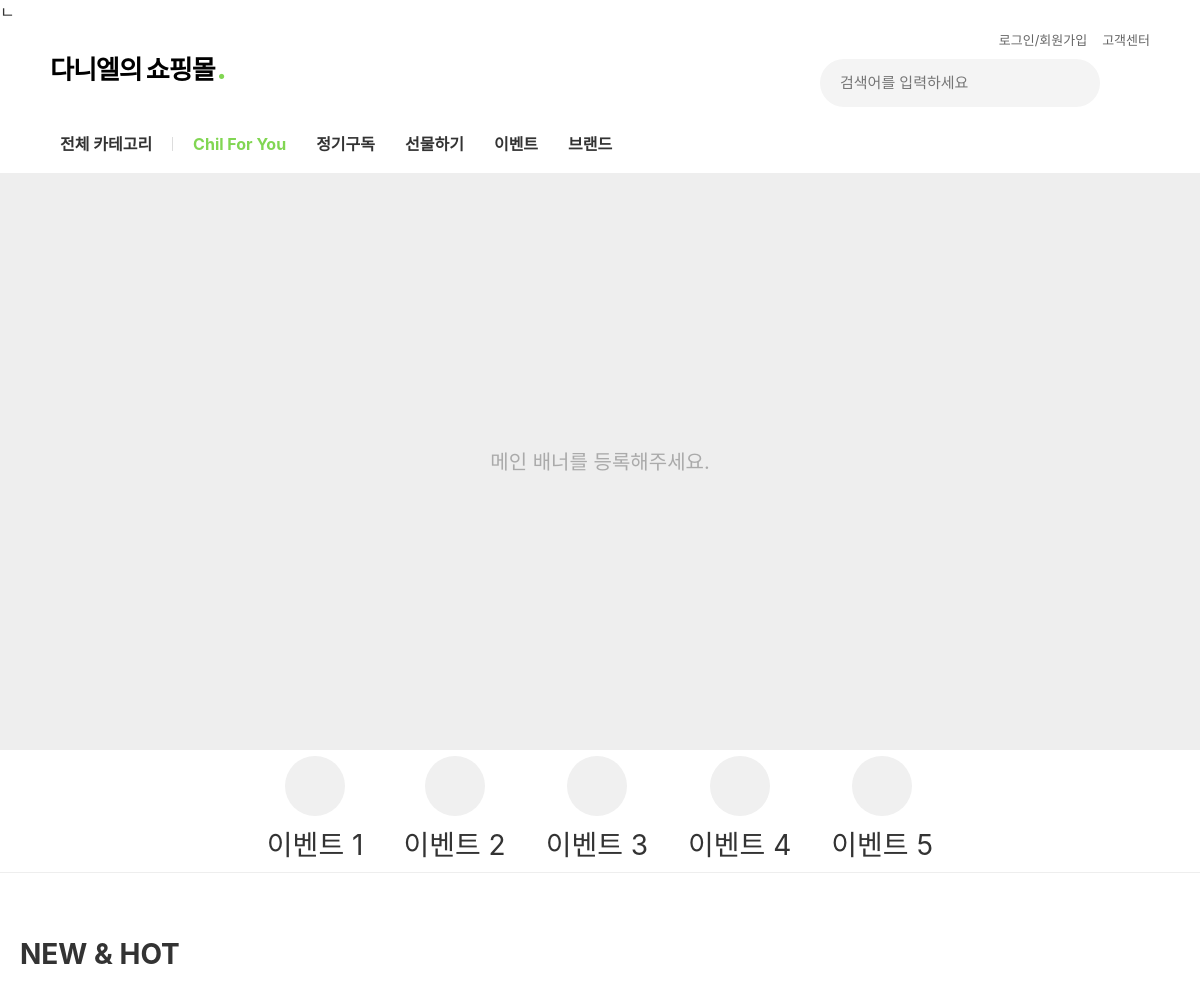
Before: / (upper part) with the older database file.
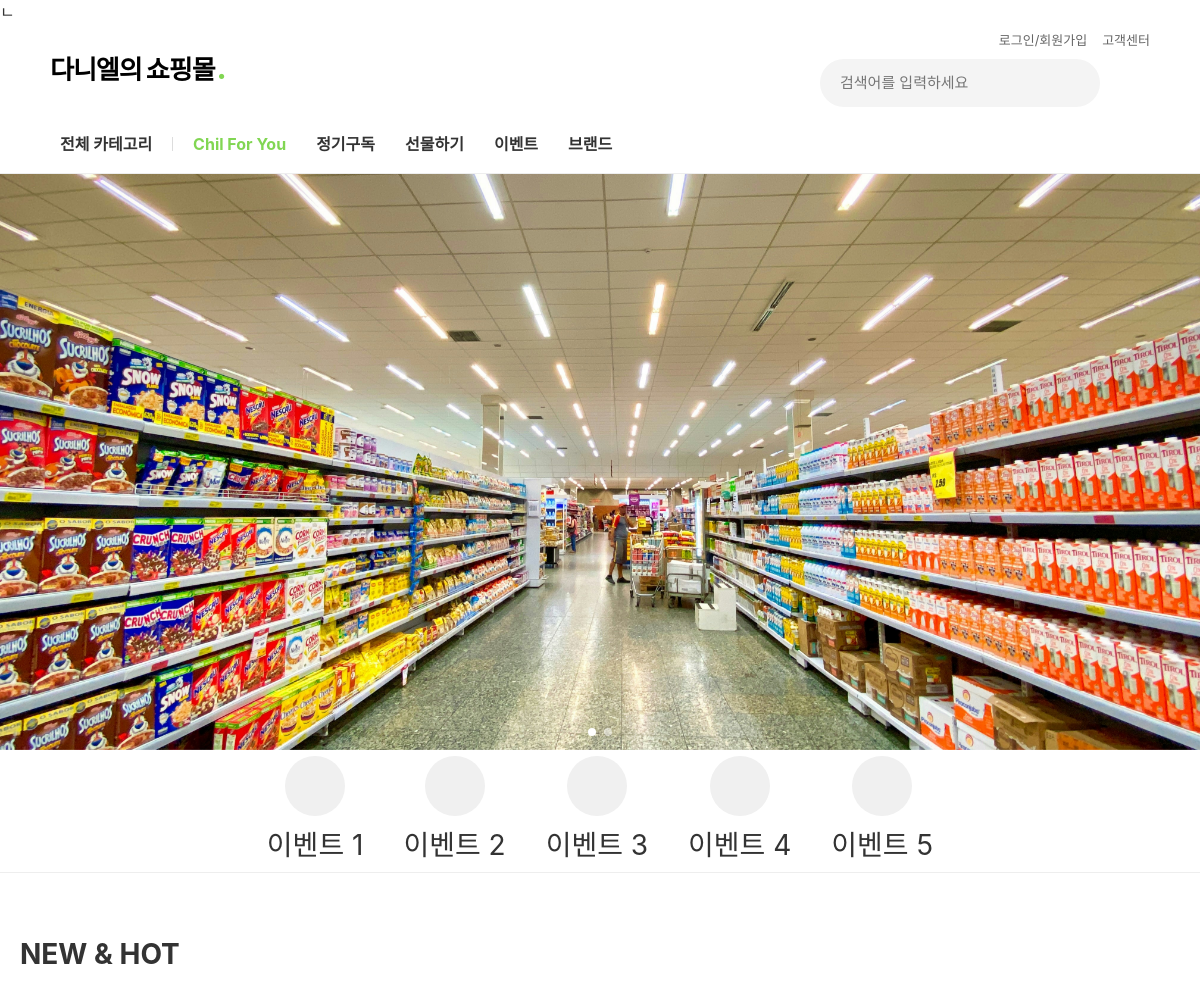
After: the same page with the newer database file.
### shop/models.py (models this page shows, shortened)
class MainBanner(models.Model):
    LOCATION_CHOICES = [
        ('TOP', '최상단 메인 배너 (1920x576)'),
        ('BOTTOM', '최하단 배너 (1920x480)'),
        ('NEWHOT', 'NEW & HOT 메인 (572x336)'),
    ]
    location = models.CharField(max_length=10, choices=LOCATION_CHOICES, default='TOP')
    image = models.ImageField(upload_to='banners/')
    title = models.CharField(max_length=100, blank=True)
    link_url = models.URLField(blank=True, help_text="클릭 시 이동할 주소")
    is_active = models.BooleanField(default=True)

### shop/views.py (the view)
# urls.py: path("", main_view, name="main")
def main_view(request):
    top_banners = MainBanner.objects.filter(location="TOP", is_active=True).order_by('-id')
    new_hot_banner = MainBanner.objects.filter(location='NEWHOT', is_active=True).last()
    new_hot_products = Product.objects.filter(is_hot=True).order_by('-created_at')[:4] # 최대 4개
    best_reviews = Review.objects.all().order_by('-created_at')[:3]
    categories = Category.objects.all()[:6] # 최대 6개
    best_pick_products = Product.objects.annotate(num_reviews=Count('reviews')).order_by('-num_reviews')[:5]
    events = Event.objects.filter(is_active=True).order_by('-start_date')[:2]
    insta_settings = InstagramSettings.objects.first()
    insta_posts = InstagramPost.objects.all()[:3]
    bottom_banner = MainBanner.objects.filter(location='BOTTOM', is_active=True).last()
    context = {
        'top_banners': top_banners,
        'new_hot_banner': new_hot_banner,
        'new_hot_products': new_hot_products,
        'best_reviews': best_reviews,
        'categories': categories,
        'best_pick_products': best_pick_products,
        'events': events,
        'insta_settings': insta_settings,
        'insta_posts': insta_posts,
        'bottom_banner': bottom_banner,
    }
    return render(request, 'shop/main.html', context)

### templates/shop/main.html (shortened to what this page needs)
{% extends 'base.html' %}
{% load static %}
{% block content %}
<section class="main-banner-section swiper mySwiper">
    <div class="swiper-wrapper">
        {% if top_banners %}
            {% for banner in top_banners %}
            <div class="swiper-slide">
                {% if banner.image %}
                    <div class="banner-img" style="background-image: url('{{ banner.image.url }}');"></div>
                {% else %}
                    <div class="banner-placeholder">이미지 없음</div>
                {% endif %}
            </div>
            {% endfor %}
        {% else %}
            <div class="swiper-slide">
                <div class="banner-placeholder">메인 배너를 등록해주세요.</div>
            </div>
        {% endif %}
    </div>
    <div class="swiper-pagination"></div>
</section>
<section class="event-icon-bar">
    <div class="icon-container">
        {% for i in "12345" %}
        <div class="icon-item">
            <div class="icon-circle"></div>
            <span>이벤트 {{ forloop.counter }}</span>
        </div>
        {% endfor %}
    </div>
</section>
<section class="section-container new-hot-section">
    <div class="section-title">NEW & HOT</div>
</section>
{% endblock %}

### templates/base.html (shortened to what this page needs)
{% load static %}
<!DOCTYPE html>
<html lang="ko">
<head>
    <link rel="stylesheet" as="style" crossorigin href="https://cdn.jsdelivr.net/gh/orioncactus/pretendard@v1.3.8/dist/web/static/pretendard.css" />ㄴ
    <link rel="stylesheet" href="https://cdn.jsdelivr.net/npm/swiper@11/swiper-bundle.min.css" />
    <link rel="stylesheet" href="{% static 'css/style.css' %}">
</head>
<body>
    {% include 'components/navbar.html' %}
    <main style="padding-bottom: 60px;">
        {% block content %}
        {% endblock %}
    </main>
</body>
</html>

### templates/components/navbar.html (shortened to what this page needs)
{% load static %}
<header class="header-top layout-container">
    <a href="{% url 'main' %}" class="logo">
        다니엘의 쇼핑몰<span class="green">.</span>
    </a>
    <div class="right-box">
        <div class="top-links">
            <a href="#">로그인/회원가입</a>
            <a href="#">고객센터</a>
        </div>
        <div class="bottom-actions">
            <div class="search-container">
                <div class="search-bar">
                    <input type="text" placeholder="검색어를 입력하세요">
                </div>
            </div>
        </div>
    </div>
</header>
<nav class="gnb-area layout-container">
    <div class="category-btn">
        전체 카테고리
    </div>
    <ul class="menu-list">
        <li class="menu-item chil">Chil For You</li>
        <li class="menu-item">정기구독</li>
        <li class="menu-item">선물하기</li>
        <li class="menu-item">이벤트</li>
        <li class="menu-item">브랜드</li>
    </ul>
</nav>

### templates/components/footer.html (shortened to what this page needs)
{% load static %}

### static/css/style.css (style rules this page uses)
* { margin: 0; padding: 0; box-sizing: border-box; }
body { font-family: 'Pretendard', -apple-system, BlinkMacSystemFont, system-ui, Roboto, sans-serif; color: #333; overflow-x: hidden; line-height: 1.5; }
a { text-decoration: none; color: inherit; }
ul, li { list-style: none; }
.layout-container { width: 100%; max-width: 1920px; margin: 0 auto; padding-left: 148.5px; padding-right: 148.5px; transition: padding 0.3s ease; }
.header-top { height: 90px; display: flex; justify-content: space-between; align-items: center; }
.logo { font-size: 26px; font-weight: 900; letter-spacing: -1px; color: #000; white-space: nowrap; flex-shrink: 0; margin-right: 20px; display: flex; align-items: center; }
.logo span.green { color: #81D653; margin-left: 2px; }
.right-box { display: flex; flex-direction: column; justify-content: center; align-items: flex-end; gap: 8px; }
.top-links { display: flex; gap: 15px; font-size: 13px; color: #666; }
.bottom-actions { display: flex; align-items: center; gap: 20px; }
.search-container { position: relative; }
.search-bar { width: 280px; height: 48px; background-color: #f4f4f4; border-radius: 27px; position: relative; }
.search-bar input { width: 100%; height: 100%; border: none; background: transparent; padding-left: 20px; padding-right: 50px; font-size: 15px; outline: none; }
.icon-item { font-size: 28px; cursor: pointer; display: flex; align-items: center; }
.gnb-area { display: flex; align-items: center; height: 60px; background: #fff; border-bottom: 1px solid #eee; position: sticky; top: 0; z-index: 900; }
.category-btn { display: flex; align-items: center; font-weight: bold; font-size: 16px; cursor: pointer; margin-right: 20px; flex-shrink: 0; }
.menu-list { display: flex; gap: 30px; }
.menu-item { font-size: 16px; font-weight: bold; cursor: pointer; white-space: nowrap; }
.menu-item.chil { color: #81D653; }
.section-container { width: 100%; max-width: 1280px; margin: 0 auto; margin-bottom: 80px; padding: 0 20px; }
.section-title { font-size: 28px; font-weight: bold; margin-bottom: 24px; display: flex; align-items: center; }
.main-banner-section { width: 100%; max-width: 1920px; height: 576px; margin: 0 auto; background-color: #eee; overflow: hidden; position: relative; }
.banner-img { width: 100%; height: 100%; background-position: center; background-size: cover; }
.event-icon-bar { border-bottom: 1px solid #eee; margin-bottom: 60px; }
.icon-container { max-width: 1280px; margin: 0 auto; height: 122px; display: flex; justify-content: center; align-items: center; gap: 40px; }
.icon-item { display: flex; flex-direction: column; align-items: center; gap: 8px; cursor: pointer; }
.icon-circle { width: 60px; height: 60px; background: #f0f0f0; border-radius: 50%; }
@media screen and (max-width: 1440px) { .layout-container { padding-left: 50px; padding-right: 50px; } }
.banner-img { width: 100%; height: 100%; background-position: center; background-size: cover; background-repeat: no-repeat; }

Changed rows visible on the page:
added MainBanner: image (picture)
Other visible differences:
text no longer shown: "메인 배너를 등록해주세요."
